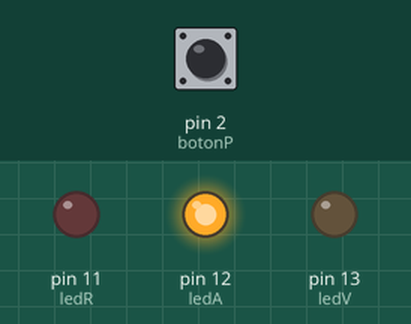
Simulated run of this sketch. Board: Arduino Uno, built with avr-gcc and run on an emulated ATmega328P. Shown: output pins drawn as LEDs (lit = HIGH). Dashed ring = blinking. The inputs (shaded band) are chosen by the test bench; at power-on: pin 2 (botonP) HIGH.

Above: at 1.2 s.
1.3 s: pin 2 (botonP) pulled LOW for 0.15 s
At 1.8 s:
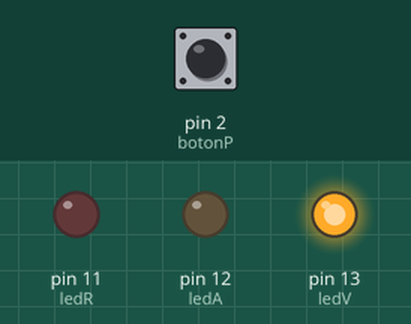
2.9 s: pin 2 (botonP) pulled LOW for 1 s
At 3.94 s:
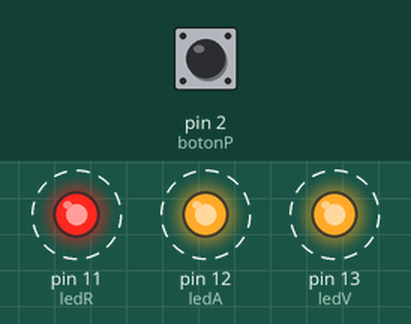
5.9 s: pin 2 (botonP) pulled LOW for 3.2 s
At 6.04 s:
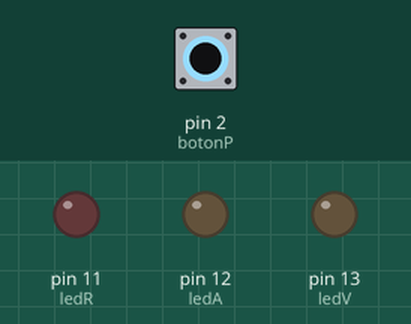
10.6 s: pin 2 (botonP) pulsed LOW 2 times (0.12 s each, 0.3 s apart)
At 13.6 s:
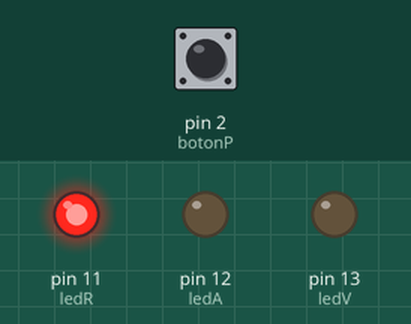
Timing chart, 0 to 15.2 s (numbered marks = the images above; inputs shaded):
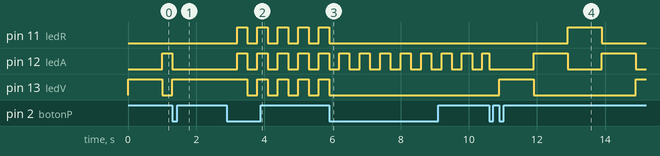

The sketch:

TrafficLightsWithPriorityMode.ino
```cpp
int ledV = 13;
int ledA = 12;
int ledR = 11;

int botonP = 2;

int modo = 0;

int estadoBoton;
int ultimoEstadoBoton = HIGH;

long tiempoRebote = 0;
long delayRebote = 100;

long tiempoAnterior = 0;
long intervalo = 300;

int pasoSemaforo = 0;
bool estadoParpadeo = false;

void setup() {
	pinMode(ledV, OUTPUT);
	pinMode(ledA, OUTPUT);
	pinMode(ledR, OUTPUT);
	pinMode(botonP, INPUT_PULLUP);
}

void loop() {
    int lectura = digitalRead(botonP);
    if (lectura == LOW && ultimoEstadoBoton == HIGH && (millis() - tiempoRebote) > delayRebote) {
    	modo++;
    	if (modo > 4) modo = 0;
    	tiempoRebote = millis();
    	pasoSemaforo = 0;
    	tiempoAnterior = millis();
    	estadoParpadeo = false;
	}
  	ultimoEstadoBoton = lectura;
  	long tiempoActual = millis();
  	switch (modo) {
    case 0:
    case 5:
      	if (tiempoActual - tiempoAnterior >= 1000) {
        	tiempoAnterior = tiempoActual;
        	pasoSemaforo++;
        	if (pasoSemaforo > 3) pasoSemaforo = 0;
      	}
      	if (pasoSemaforo == 0) {
        	digitalWrite(ledV, HIGH);
        	digitalWrite(ledA, LOW);
        	digitalWrite(ledR, LOW);
      	}
      	if (pasoSemaforo == 1 || pasoSemaforo == 3) {
        	digitalWrite(ledV, LOW);
			digitalWrite(ledA, HIGH);
			digitalWrite(ledR, LOW);
      	}
      	if (pasoSemaforo == 2) {
        	digitalWrite(ledV, LOW);
        	digitalWrite(ledA, LOW);
        	digitalWrite(ledR, HIGH);
      	}
      	break;
    case 1:
    	caseOne();
    	break;
    case 2:
    	if (tiempoActual - tiempoAnterior >= intervalo) {
        	tiempoAnterior = tiempoActual;
        	estadoParpadeo = !estadoParpadeo;
        	digitalWrite(ledV, estadoParpadeo);
        	digitalWrite(ledA, estadoParpadeo);
        	digitalWrite(ledR, estadoParpadeo);
      	}
      	break;
    case 3:
      	if (tiempoActual - tiempoAnterior >= intervalo) {
        	tiempoAnterior = tiempoActual;
        	estadoParpadeo = !estadoParpadeo;
        	digitalWrite(ledV, LOW);
        	digitalWrite(ledA, estadoParpadeo);
        	digitalWrite(ledR, LOW);
      	}
      	break;
    case 4:
    	caseFour();
      	break;
  }
}

void caseOne() {
	digitalWrite(ledV, HIGH);
	digitalWrite(ledA, LOW);
	digitalWrite(ledR, LOW);
}

void caseFour() {
  	digitalWrite(ledV, LOW);
    digitalWrite(ledA, LOW);
    digitalWrite(ledR, LOW);
}
```

Measured:
- after the input at 1.3 s, pin 11 (ledR): stays LOW (without the input it goes to HIGH after 0.70 s); pin 12 (ledA): HIGH → LOW after 0.00 s instead of 0.70 s; pin 13 (ledV): LOW → HIGH at once
- after the input at 2.9 s, pin 11 (ledR), pin 12 (ledA): alternates HIGH for 0.30 s and LOW for 0.30 s, starting after 0.30 s; pin 13 (ledV): alternates HIGH for 0.30 s and LOW for 0.30 s, starting after 0.60 s
- after the input at 5.9 s, pin 11 (ledR), pin 13 (ledV): stops changing and stays LOW
- after the input at 10.6 s, pin 11 (ledR): LOW → HIGH after 2.3 s, → LOW 1.0 s later; pin 13 (ledV): LOW → HIGH after 0.30 s, → LOW 1.0 s later, → HIGH 3.0 s later
